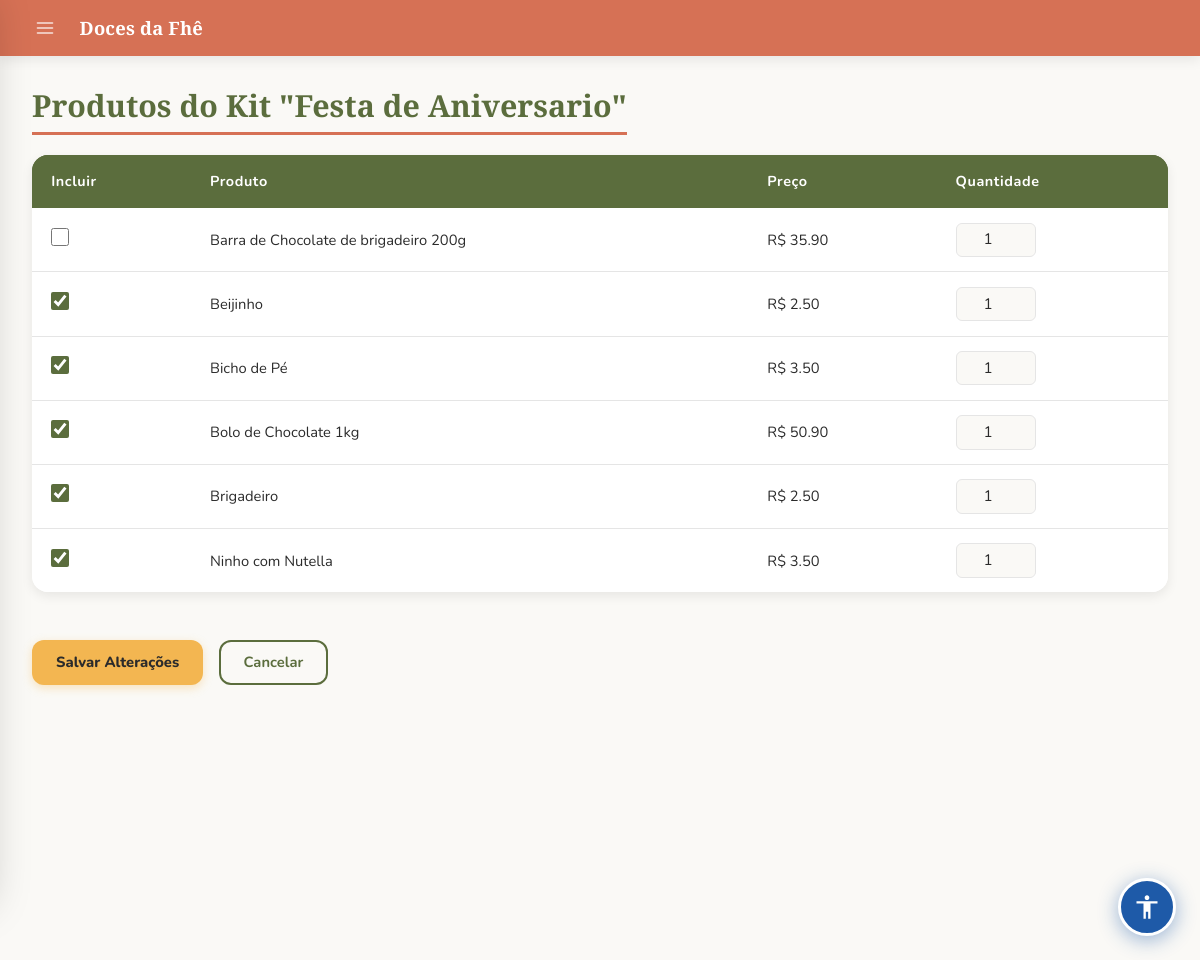
/kits/1/products (signed in), run on an earlier commit of the app's database.
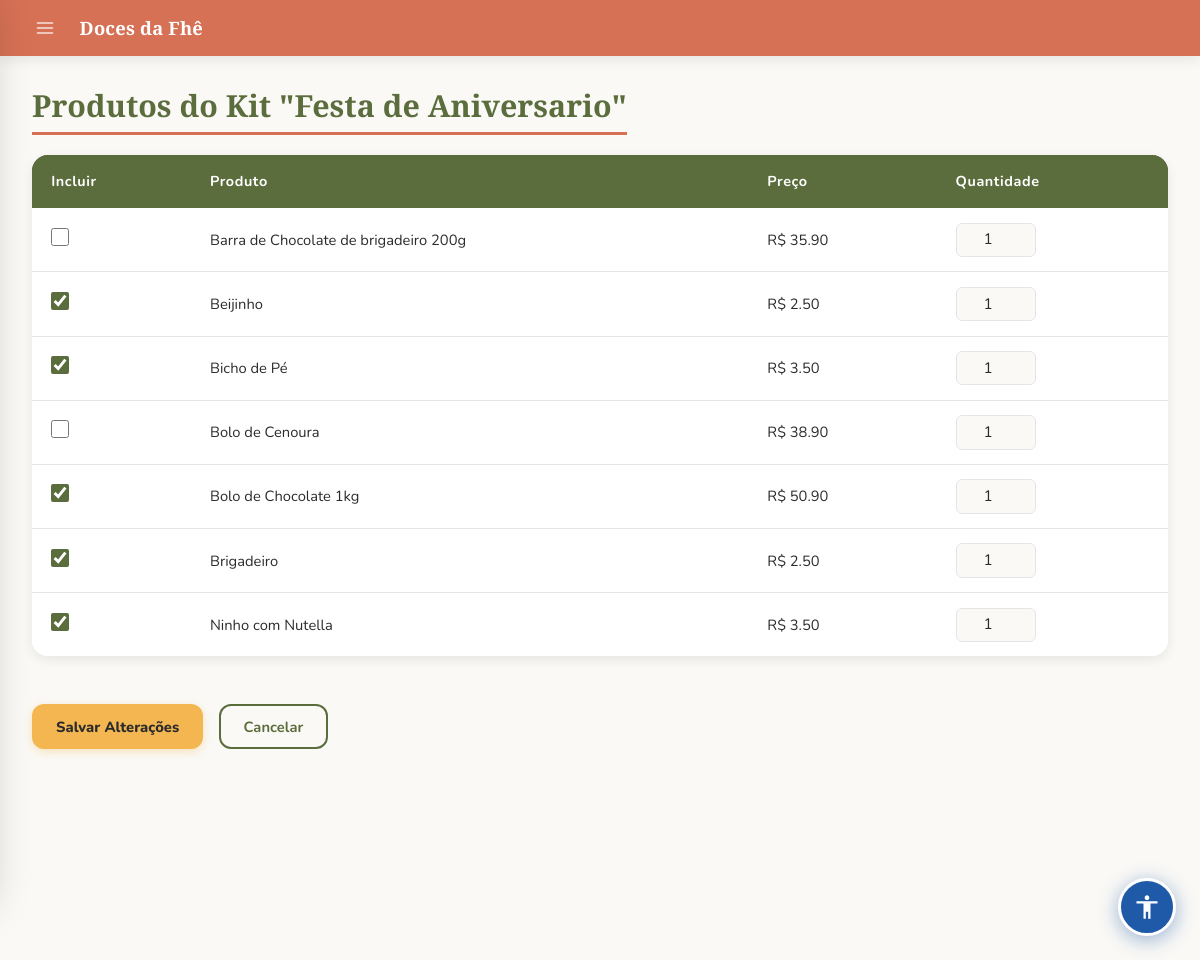
And on a later commit of the database.
### models.py (models this page shows, shortened)
class Product(db.Model):
    __tablename__ = "products"
    id          = db.Column(db.Integer, primary_key=True)
    name        = db.Column(db.String(200), unique=True, nullable=False, index=True)
    description = db.Column(db.String(800), nullable=False)
    image_url   = db.Column(db.String(300))
    price       = db.Column(db.Numeric(10, 2), nullable=False)
    category    = db.Column(db.String(100), nullable=True, default='geral')  # ✅ NOVO
    ativo          = db.Column(db.Boolean, default=True, nullable=False)
    estoque        = db.Column(db.Integer, default=0, nullable=False)
    estoque_minimo = db.Column(db.Integer, default=5, nullable=False)
    created_at     = db.Column(db.DateTime, default=datetime.utcnow)

class KitProduct(db.Model):
    __tablename__ = 'kit_products'
    kit_id = db.Column(db.Integer, db.ForeignKey('kits.id'), primary_key=True)
    product_id = db.Column(db.Integer, db.ForeignKey(
        'products.id'), primary_key=True)
    quantity = db.Column(db.Integer, default=1)
    added_at = db.Column(db.DateTime, default=datetime.utcnow)
    product = db.relationship('Product')

### app.py (the view, shortened to what this page needs)
@app.route('/kits/<int:kit_id>/products', methods=['GET', 'POST'])
@login_required
def edit_kit_products(kit_id):
    kit = Kit.query.get_or_404(kit_id)
    if not user_can_edit_kit(kit):
        flash("Você não tem permissão para modificar este kit.", "error")
        return redirect(url_for('list_kits'))
    all_products = Product.query.order_by(Product.name).all()
    kit_products = {kp.product_id: kp for kp in kit.products}
    return render_template('kits/manage_produtos.html',
                           kit=kit, all_products=all_products,
                           kit_products=kit_products)

### app.py (called while the page is built)
@login_manager.user_loader
def load_user(user_id):
    return User.query.get(int(user_id))

def user_can_edit_kit(kit):
    if current_user.is_admin:
        return True
    return (not kit.is_admin_kit) and (kit.created_by == current_user.id)

@app.context_processor
def inject_globals():
    if current_user.is_authenticated:
        total_itens = db.session.query(
            db.func.sum(CarrinhoItem.quantidade)
        ).filter_by(user_id=current_user.id).scalar() or 0
    else:
        total_itens = 0
    site_config = SiteConfig.query.first()
    return dict(carrinho_total=total_itens, site_config=site_config)

### templates/kits/manage_produtos.html (shortened to what this page needs)
{% extends "admin/base.html" %}
{% block styles %}
<link rel="stylesheet" href="{{ url_for('static', filename='admin.css') }}">
{% endblock %}
{% block content %}
<h2>Produtos do Kit "{{ kit.name }}"</h2>
<form method="POST">
  <table>
    <thead>
      <tr>
        <th>Incluir</th>
        <th>Produto</th>
        <th>Preço</th>
        <th>Quantidade</th>
      </tr>
    </thead>
    <tbody>
      {% for product in all_products %}
        {% set kp = kit_products.get(product.id) %}
        <tr>
          <td>
            <input type="checkbox" class="kit-checkbox" name="product_id" value="{{ product.id }}"
                   {% if kp %}checked{% endif %}>
          </td>
          <td>{{ product.name }}</td>
          <td>R$ {{ "%.2f"|format(product.price) }}</td>
          <td>
            <input type="number" name="quantity" value="{{ kp.quantity if kp else 1 }}"
                   min="1" step="1" class="form-control qty-input">
          </td>
        </tr>
      {% endfor %}
    </tbody>
  </table>
  <div class="manage-actions">
    <button type="submit" class="btn-primary">Salvar Alterações</button>
    <a href="{{ url_for('view_kit', kit_id=kit.id) }}" class="btn-secondary">Cancelar</a>
  </div>
</form>
{% endblock %}

What changed in the data, as far as the page shows it:
added Product: name "Bolo de Cenoura", price "38.90", quantity "1"
